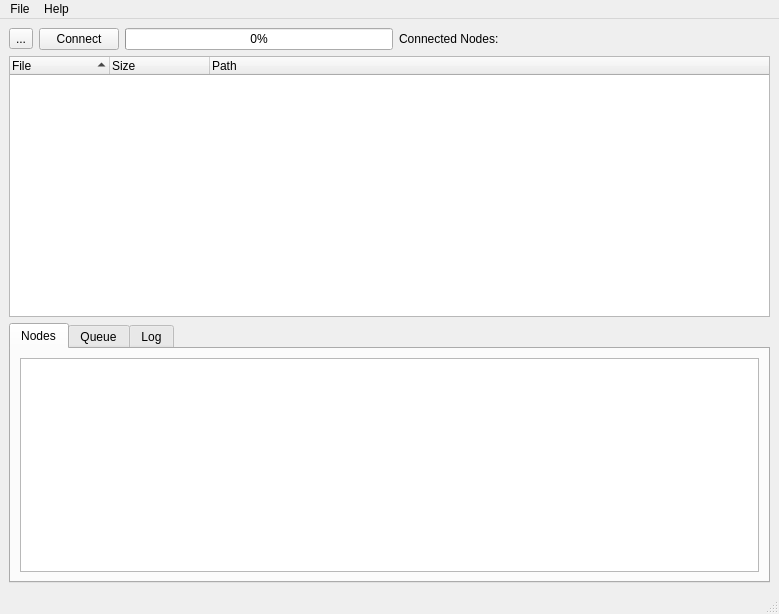
<?xml version="1.0" encoding="UTF-8"?>
<ui version="4.0">
 <class>MainWindow</class>
 <widget class="QMainWindow" name="MainWindow">
  <property name="geometry">
   <rect>
    <x>0</x>
    <y>0</y>
    <width>779</width>
    <height>614</height>
   </rect>
  </property>
  <property name="windowTitle">
   <string>Crescendo</string>
  </property>
  <widget class="QWidget" name="centralwidget">
   <layout class="QVBoxLayout" name="verticalLayout_2">
    <item>
     <layout class="QGridLayout" name="gridLayout">
      <item row="1" column="0">
       <layout class="QHBoxLayout" name="horizontalLayout"/>
      </item>
      <item row="0" column="0">
       <layout class="QHBoxLayout" name="horizontalLayout_2">
        <item>
         <widget class="QToolButton" name="btn_grab">
          <property name="text">
           <string>...</string>
          </property>
          <property name="icon">
           <iconset resource="../gfx/icons.qrc">
            <normaloff>:/download.png</normaloff>:/download.png</iconset>
          </property>
         </widget>
        </item>
        <item>
         <widget class="QPushButton" name="btn_connect">
          <property name="text">
           <string>Connect</string>
          </property>
         </widget>
        </item>
        <item>
         <widget class="QProgressBar" name="prg_download">
          <property name="value">
           <number>0</number>
          </property>
         </widget>
        </item>
        <item>
         <widget class="QLabel" name="lab_connected_nodes">
          <property name="text">
           <string>Connected Nodes: </string>
          </property>
         </widget>
        </item>
        <item>
         <spacer name="horizontalSpacer">
          <property name="orientation">
           <enum>Qt::Horizontal</enum>
          </property>
          <property name="sizeHint" stdset="0">
           <size>
            <width>40</width>
            <height>20</height>
           </size>
          </property>
         </spacer>
        </item>
       </layout>
      </item>
      <item row="3" column="0">
       <widget class="QTabWidget" name="tabWidget">
        <property name="currentIndex">
         <number>0</number>
        </property>
        <widget class="QWidget" name="tab">
         <attribute name="title">
          <string>Nodes</string>
         </attribute>
         <layout class="QGridLayout" name="gridLayout_3">
          <item row="0" column="0">
           <layout class="QGridLayout" name="gridLayout_2">
            <property name="sizeConstraint">
             <enum>QLayout::SetDefaultConstraint</enum>
            </property>
            <property name="leftMargin">
             <number>0</number>
            </property>
            <item row="0" column="0">
             <widget class="QListWidget" name="lst_nodes"/>
            </item>
           </layout>
          </item>
         </layout>
        </widget>
        <widget class="QWidget" name="tab_2">
         <attribute name="title">
          <string>Queue</string>
         </attribute>
         <layout class="QGridLayout" name="gridLayout_5">
          <item row="0" column="0">
           <layout class="QGridLayout" name="gridLayout_4">
            <item row="0" column="0">
             <widget class="QTreeWidget" name="lst_queue">
              <column>
               <property name="text">
                <string>File</string>
               </property>
              </column>
              <column>
               <property name="text">
                <string>Progress</string>
               </property>
              </column>
              <column>
               <property name="text">
                <string>Size</string>
               </property>
              </column>
              <column>
               <property name="text">
                <string>Path</string>
               </property>
              </column>
             </widget>
            </item>
           </layout>
          </item>
         </layout>
        </widget>
        <widget class="QWidget" name="tab_3">
         <attribute name="title">
          <string>Log</string>
         </attribute>
         <layout class="QGridLayout" name="gridLayout_7">
          <item row="0" column="0">
           <layout class="QGridLayout" name="gridLayout_6">
            <item row="0" column="0">
             <widget class="QListWidget" name="lst_log"/>
            </item>
           </layout>
          </item>
         </layout>
        </widget>
       </widget>
      </item>
      <item row="2" column="0">
       <widget class="QTreeWidget" name="lst_files">
        <property name="indentation">
         <number>0</number>
        </property>
        <property name="sortingEnabled">
         <bool>true</bool>
        </property>
        <column>
         <property name="text">
          <string>File</string>
         </property>
        </column>
        <column>
         <property name="text">
          <string>Size</string>
         </property>
        </column>
        <column>
         <property name="text">
          <string>Path</string>
         </property>
        </column>
       </widget>
      </item>
     </layout>
    </item>
   </layout>
  </widget>
  <widget class="QMenuBar" name="menubar">
   <property name="geometry">
    <rect>
     <x>0</x>
     <y>0</y>
     <width>779</width>
     <height>21</height>
    </rect>
   </property>
   <widget class="QMenu" name="menuFile">
    <property name="title">
     <string>File</string>
    </property>
   </widget>
   <widget class="QMenu" name="menuHelp">
    <property name="title">
     <string>Help</string>
    </property>
    <addaction name="actionHelp"/>
    <addaction name="separator"/>
    <addaction name="actionAbout"/>
   </widget>
   <addaction name="menuFile"/>
   <addaction name="menuHelp"/>
  </widget>
  <widget class="QStatusBar" name="statusbar"/>
  <action name="actionHelp">
   <property name="text">
    <string>Help</string>
   </property>
  </action>
  <action name="actionAbout">
   <property name="text">
    <string>About</string>
   </property>
  </action>
 </widget>
 <resources>
  <include location="../gfx/icons.qrc"/>
 </resources>
 <connections/>
</ui>
